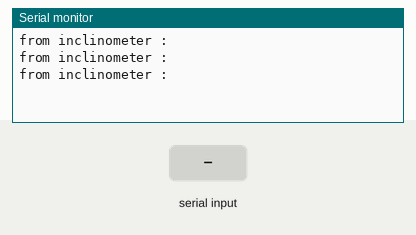
This sketch was run on a simulated Arduino Mega 2560, built with avr-gcc and run on an emulated ATmega2560. Shown: the last lines printed to the serial monitor. The test bench sets the inputs (shaded band).

Above: at 1.2 s.
1.3 s: "1" received over the second serial link
At 1.9 s:
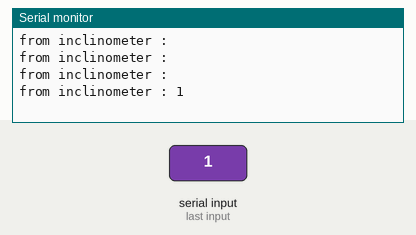
2.8 s: "0" received over the second serial link
At 3.4 s:
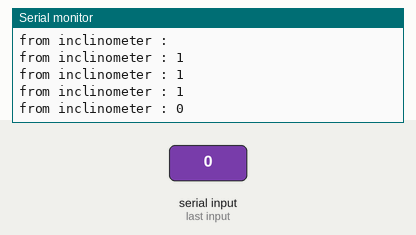
4.3 s: "2" received over the second serial link
At 4.9 s:
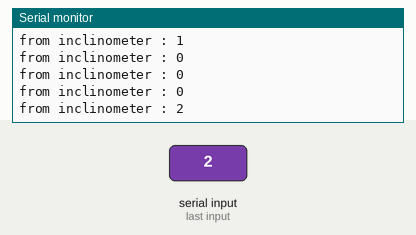
Timing chart, 0 to 7.3 s (numbered marks = the images above; inputs shaded):
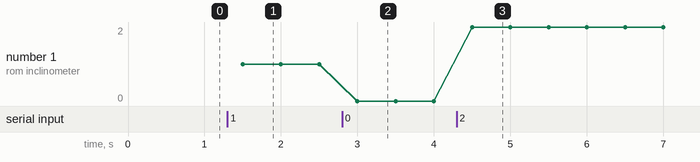

Measured:
- after the input at 1.3 s, the serial monitor: prints a new line after 0.20 s (image 1)
- after the input at 2.8 s, the serial monitor: prints a new line after 0.20 s (image 2)
- after the input at 4.3 s, the serial monitor: prints a new line after 0.20 s (image 3)
- plotted number 1: 1 → 0 after the input at 2.8 s, 0 → 2 after the input at 4.3 s

The sketch:

inclinometer.ino
```cpp
#define inclinometer  Serial2
#define outputSerial Serial
char terima[28];

void setup() {
  outputSerial.begin(115200);
  inclinometer.begin(9600);

}

void loop() {
  inclinometerangle();
  delay(500);
}

void inclinometerangle() {
  inclinometer.write(0x77);
  inclinometer.write(0x04);
  inclinometer.write(0x00);
  inclinometer.write(0x04);
  inclinometer.write(0x08);
  int i;
  if (inclinometer.available()) {
    terima[i] = inclinometer.read();
    i++;
  }
  outputSerial.print("from inclinometer : ");
  outputSerial.println(terima);
}
```
